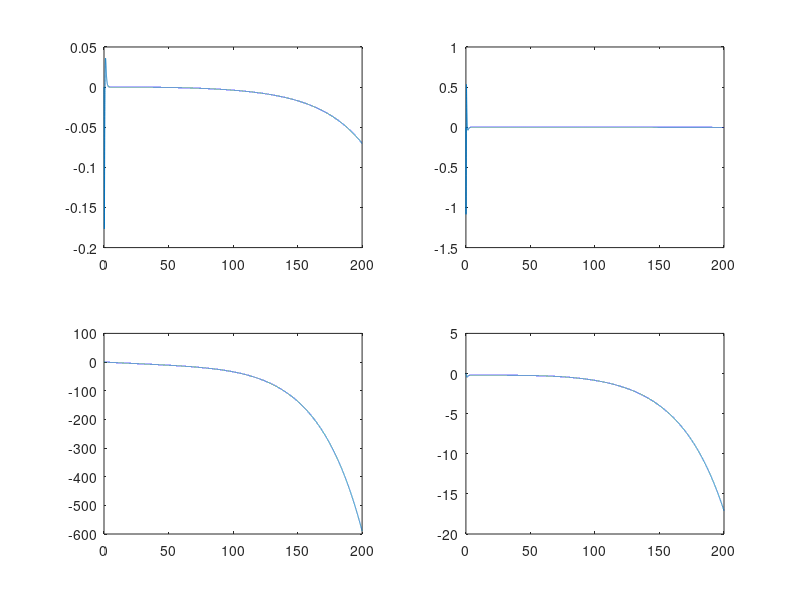
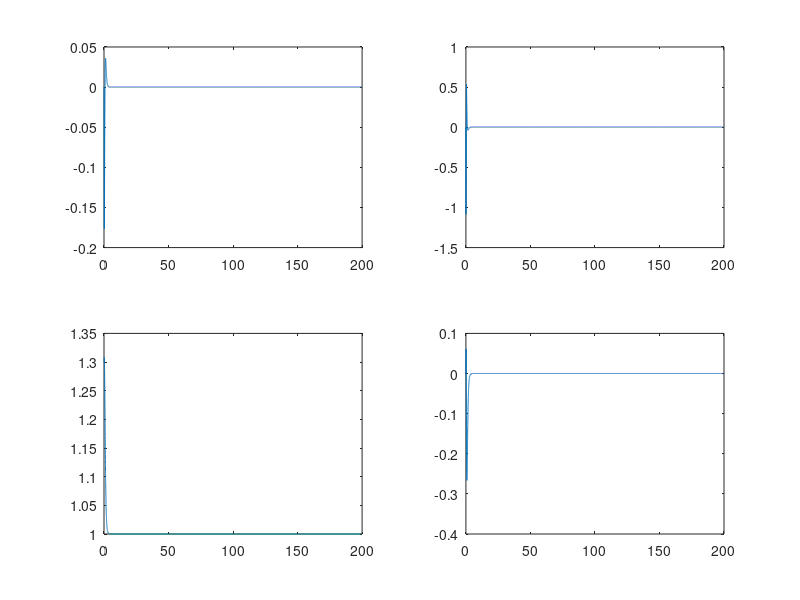

Write the MATLAB code that produced these figures, in order.
ms = 0.1; % "Mass of ball"
rs = 0.015; %"Radius of the ball"
g = -9.8; % "Gravitational Acceleration"
L = 1.0; %"Beam length"
Ib=1e7; %"Beam Inertia, value"
Is = (2/5)*ms*rs^2; %"Sphere's moment of Inertia"
A=[[0,1,0,0];[0,0,-ms*g/(Ib+ms),0];[0,0,0,1];[-5*g/7,0,0,0]];
B=[0,1/(Ib+ms),0,0]';
C=[[1,0,0,0],[0,0,1,0]];

dt=0.01;
tf=200;
t=0:dt:tf;
n_states=4;
x=zeros(n_states,length(t));
tau=zeros(1,length(t));
tau_e=ms*g;
dx=zeros(n_states,length(t));
u=zeros(1,length(t));
%p=[-7,-6,-10,-15]
%K_feedback=place(A,B,p);
K_feedback=[2.1600e+09,2.5000e+08,1.1429e+09,1.0571e+09];
dx(:,1)=[0,0,0.1,0]';
x(:,1)=[0,0,1.3,0]';
for k=2:length(t)
    x(1,k)=x(1,k-1)+dt*x(2,k-1);
    x(2,k)=x(2,k-1)+dt*(-2*ms*x(3,k-1)*x(2,k-1)*x(4,k-1)...
        -ms*g*x(3,k-1)*cos(x(1,k-1))+tau(k-1))/(Ib+ms*x(3,k-1)^2);
    x(3,k)=x(3,k-1)+dt*x(4,k-1);
    x(4,k)=x(4,k-1)+dt*(5*x(3,k-1)*x(2,k-1)^2-5*g*sin(x(1,k-1)))/7;
    dx(:,k)=dx(:,k-1)+dt*A*dx(:,k-1)+dt*B*u(k-1);
    u(k)=-K_feedback(1)*x(1,k)...
        -K_feedback(2)*x(2,k)...
        -K_feedback(3)*(x(3,k)-1) ...
        -K_feedback(4)*x(4,k);
    tau(k)=(tau_e+u(k));
end
figure
subplot(2,2,1)
plot(t,dx(1,:))
subplot(2,2,2)
plot(t,dx(2,:))
subplot(2,2,3)
plot(t,dx(3,:))
subplot(2,2,4)
plot(t,dx(4,:))

figure
subplot(2,2,1)
plot(t,x(1,:))
subplot(2,2,2)
plot(t,x(2,:))
subplot(2,2,3)
plot(t,x(3,:))
subplot(2,2,4)
plot(t,x(4,:))
